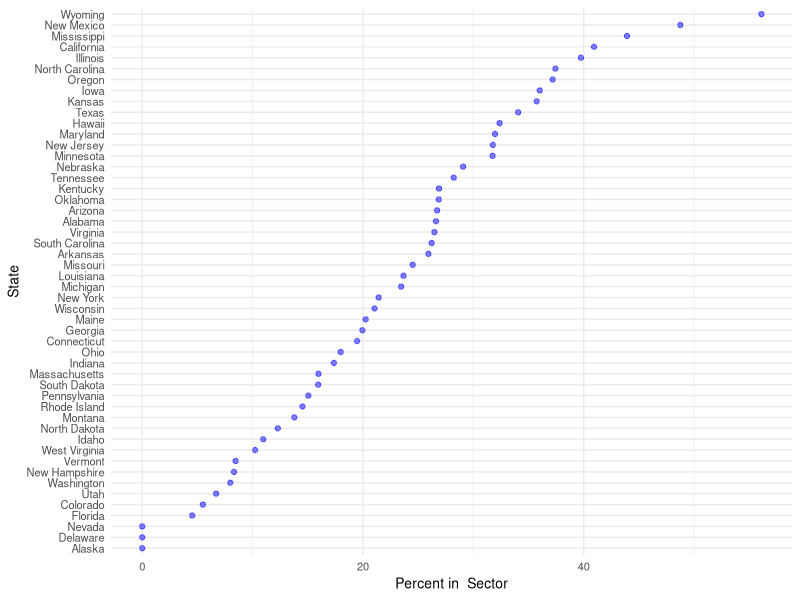
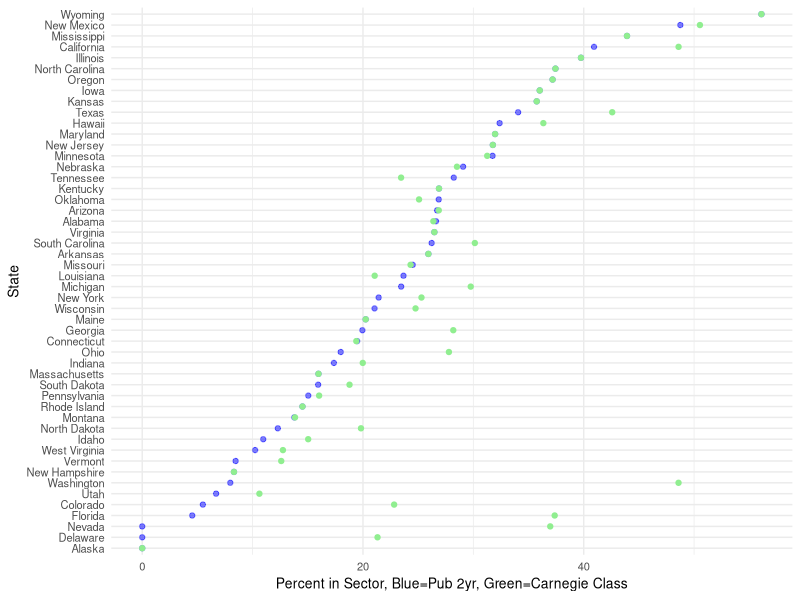
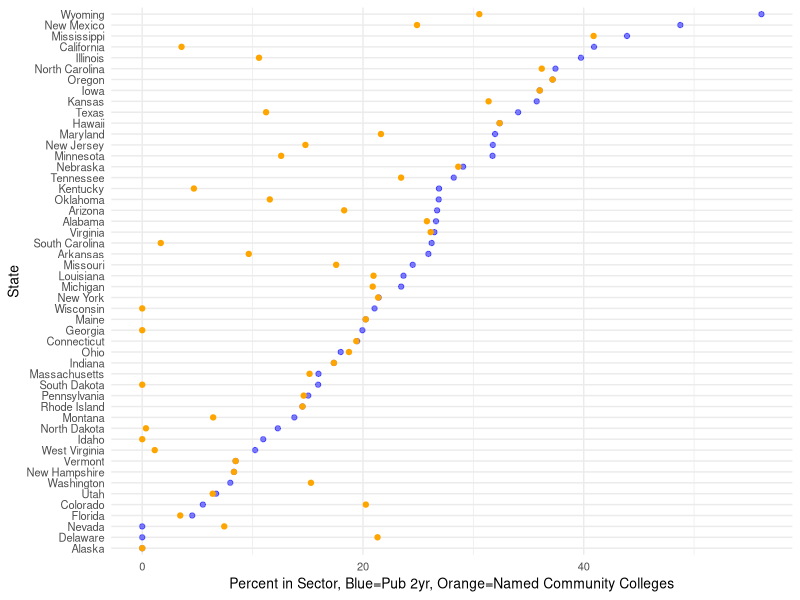
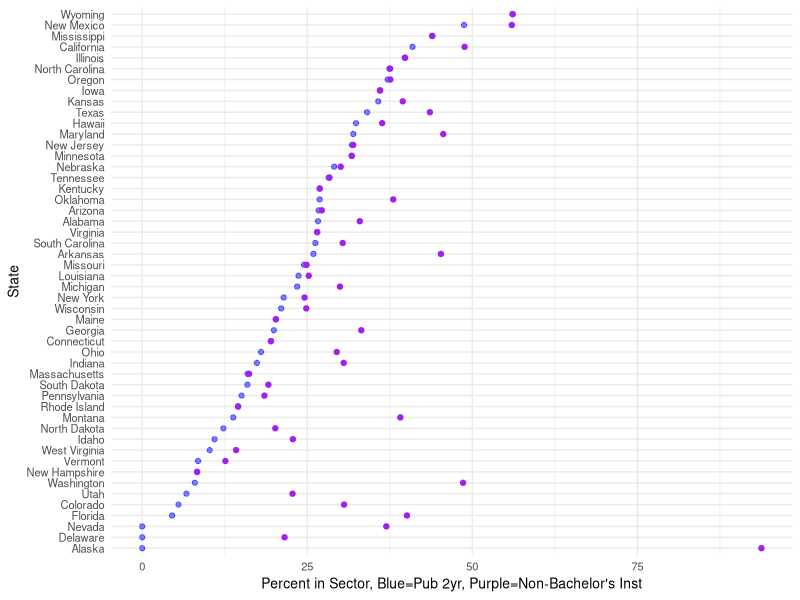

R code for these plots, in order:
## ---- chunk 1
knitr::opts_chunk$set(echo=FALSE,message=FALSE,warning=FALSE,results = "hide")
## ---- chunk 2
library(tidyverse)
library(here)
## ---- chunk 3
inst<-read_csv(here("data/cleaned/institutions.csv"))
## ---- chunk 4
inst<-inst%>%
  ## create four different definitions of what a "cc is"
  ## IPEDS:sector, already defined
  ## Has CC in name
  mutate(`CC in Name`=ifelse(
    str_detect(instnm,"Community College") & control==1,1,0))%>%
  ## Carnegie Classification
  mutate(`Carnegie Associates Inst`=
           ifelse(c18ipug%in%c(1:3,5) &control==1,1,0)) %>%
  ## Less  than .5 of degrees are bachelors 
  mutate(all_degrees=Bachelors  +
         Masters +
         PhD +  
         `Cert> 1`+
         Postbac+ 
         Associates+
         `Cert<1`  )%>%
  mutate(prop_bach=Bachelors/all_degrees)%>%
  mutate(`Non-Bachelors`=ifelse(prop_bach<.5&control==1,1,0))%>%
  rename(State=name)
## ---- chunk 5
## IPEDS Dataset
inst_ipeds<-inst%>%
  group_by(State)%>%
  mutate(`FTE in State`=sum(fteug))%>%
  group_by(State,sector)%>%
  summarize(`FTE in IPEDS Sector`=sum(fteug),
            `Total FTE`=mean(`FTE in State`))%>%
  mutate(`Percent in IPEDS Sector`=(`FTE in IPEDS Sector`/`Total FTE`)*100)%>%
  filter(sector==4)%>%
  select(State,`FTE in IPEDS Sector`,`Percent in IPEDS Sector`)
## ---- chunk 6
## Carnegie
inst_carnegie<-inst%>%
  group_by(State)%>%
  mutate(`FTE in State`=sum(fteug))%>%
  group_by(State,`Carnegie Associates Inst`)%>%
  summarize(`FTE in Carnegie Associates`=sum(fteug),
            `Total FTE`=mean(`FTE in State`))%>%
  mutate(`Percent in Carnegie Associates`=
           (`FTE in Carnegie Associates`/`Total FTE`)*100)%>%
  filter(`Carnegie Associates Inst`==1)%>%
  select(State,`FTE in Carnegie Associates`,`Percent in Carnegie Associates`)
## ---- chunk 7
## CC in Name
inst_cc_name<-inst%>%
  group_by(State)%>%
  mutate(`FTE in State`=sum(fteug))%>%
  group_by(State,`CC in Name`)%>%
  summarize(`FTE in Named CCs`=sum(fteug),
            `Total FTE`=mean(`FTE in State`))%>%
  mutate(`Percent in Named CCs`=
           (`FTE in Named CCs`/`Total FTE`)*100)%>%
  filter(`CC in Name`==1)%>%
  select(State,`FTE in Named CCs`,`Percent in Named CCs`)
## ---- chunk 8
##  Non-Bachelors
inst_not_bach<-inst%>%
  group_by(State)%>%
  mutate(`FTE in State`=sum(fteug))%>%
  group_by(State,`Non-Bachelors`)%>%
  summarize(`FTE in Primarily Non-Bachelors`=sum(fteug),
            `Total FTE`=mean(`FTE in State`))%>%
  mutate(`Percent in Primarily Non-Bachelors`=
           (`FTE in Primarily Non-Bachelors`/`Total FTE`)*100)%>%
  filter(`Non-Bachelors`==1)%>%
  select(State,
         `FTE in Primarily Non-Bachelors`,
         `Percent in Primarily Non-Bachelors`,
         `Total FTE`)
## ---- chunk 9
df<-inst_ipeds%>%
  full_join(inst_carnegie,by="State")%>%
  full_join(inst_cc_name,by="State")%>%
  full_join(inst_not_bach)%>%
  mutate(
    across(everything(), ~replace_na(.x, 0)) ## NAs to 0s
  )
## ---- chunk 10
df%>%
  ggplot(aes(x=fct_reorder(State,`Percent in IPEDS Sector`),
                           y=`Percent in IPEDS Sector`))+
  theme_minimal()+
  geom_point(color="blue",alpha=.5)+
  coord_flip()+
  xlab("State")+
  ylab("Percent in  Sector")+
  theme(text = element_text(size = 10)) 
## ---- chunk 11
df%>%
  ggplot(aes(x=fct_reorder(State,`Percent in IPEDS Sector`),
                           y=`Percent in IPEDS Sector`))+
  theme_minimal()+
  geom_point(color="blue",alpha=.5)+
  geom_point(data=df,
             aes(x=fct_reorder(State,`Percent in IPEDS Sector`),
                           y=`Percent in Carnegie Associates`),color="lightgreen")+
  coord_flip()+
  xlab("State")+
  ylab("Percent in Sector, Blue=Pub 2yr, Green=Carnegie Class")+
    theme(text = element_text(size = 10)) 
## ---- chunk 12
df%>%
  mutate(diff=`FTE in IPEDS Sector`- `FTE in Carnegie Associates`)%>%
  arrange(diff)%>%
  select(State, diff)%>%
  print(n=50)


df%>%ungroup()%>%
  mutate(diff=`FTE in IPEDS Sector`- `FTE in Carnegie Associates`)%>%
  filter(diff<0)%>%
  summarize(sum(diff))


## ---- chunk 13
df%>%
  ggplot(aes(x=fct_reorder(State,`Percent in IPEDS Sector`),
                           y=`Percent in IPEDS Sector`))+
  theme_minimal()+
  geom_point(color="blue",alpha=.5)+
  geom_point(data=df,
             aes(x=fct_reorder(State,`Percent in IPEDS Sector`),
                           y=`Percent in Named CCs`),color="orange")+
  coord_flip()+
  xlab("State")+
    ylab("Percent in Sector, Blue=Pub 2yr, Orange=Named Community Colleges")+
    theme(text = element_text(size = 10)) 
  
## ---- chunk 14
df%>%
  mutate(diff=`FTE in IPEDS Sector`- `Percent in Named CCs`)%>%
  arrange(diff)%>%
  select(State, diff)%>%
  print(n=50)


df%>%ungroup()%>%
  mutate(diff=`FTE in IPEDS Sector`- `Percent in Named CCs`)%>%
  filter(diff>0)%>%
  summarize(sum(diff,na.rm=TRUE))

## ---- chunk 15
df%>%
  ggplot(aes(x=fct_reorder(State,`Percent in IPEDS Sector`),
                           y=`Percent in IPEDS Sector`))+
  theme_minimal()+
  geom_point(color="blue",alpha=.5)+
  geom_point(data=df,
             aes(x=fct_reorder(State,`Percent in IPEDS Sector`),
                           y=`Percent in Primarily Non-Bachelors`),color="purple")+
  coord_flip()+
  xlab("State")+
    ylab("Percent in Sector, Blue=Pub 2yr, Purple=Non-Bachelor's Inst")+
    theme(text = element_text(size = 10)) 
## ---- chunk 16
df%>%
  mutate(diff=`FTE in IPEDS Sector`- `Percent in Primarily Non-Bachelors`)%>%
  arrange(diff)%>%
  select(State, diff)%>%
  print(n=50)


df%>%ungroup()%>%
  mutate(diff=`FTE in IPEDS Sector`- `Percent in Primarily Non-Bachelors`)%>%
  filter(diff>0)%>%
  summarize(sum(diff,na.rm=TRUE))

